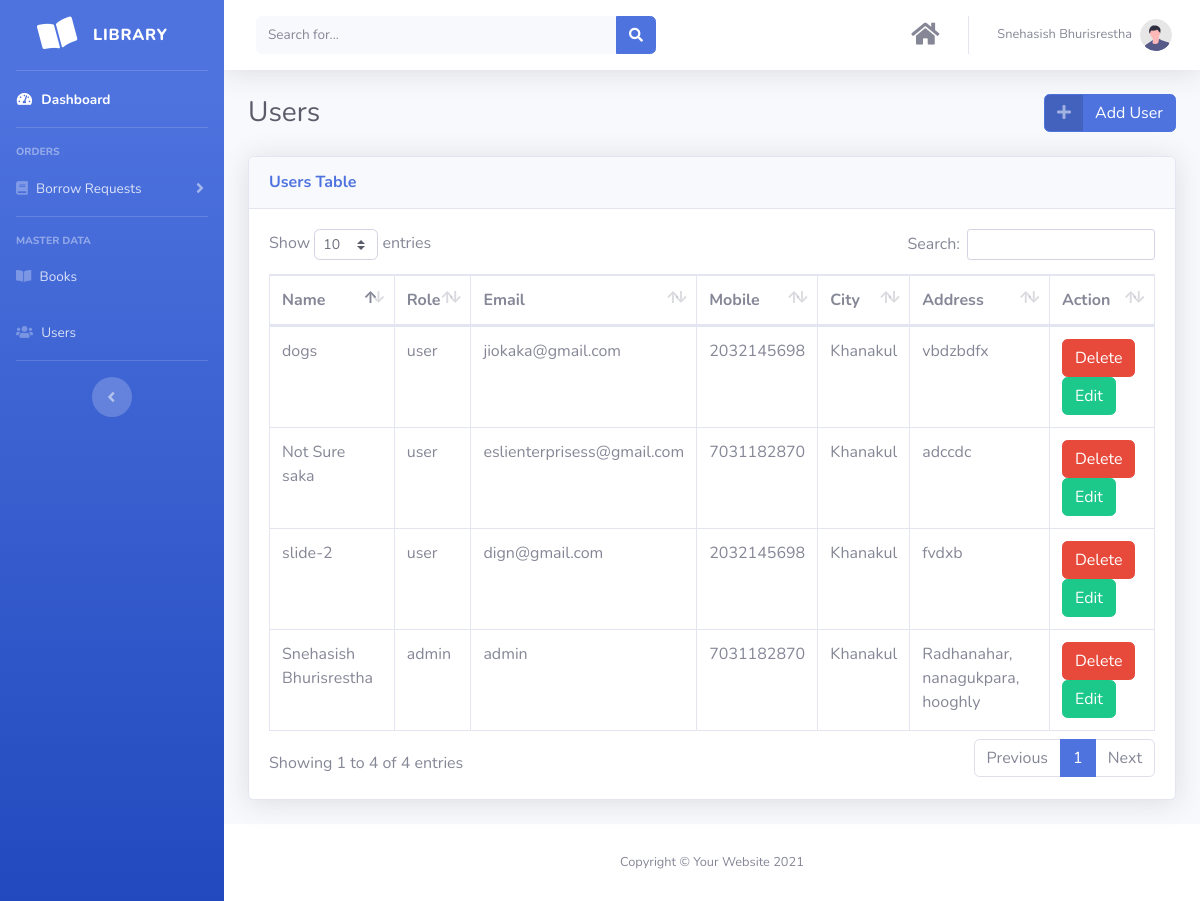
The page /admin/users.php (signed in) on the database its author committed.
### tables this page shows
CREATE TABLE `users` (
  `id` bigint(20) UNSIGNED NOT NULL,
  `name` varchar(255) DEFAULT NULL,
  `role` varchar(20) DEFAULT NULL,
  `email` varchar(255) DEFAULT NULL,
  `password` varchar(255) DEFAULT NULL,
  `mobile` varchar(255) DEFAULT NULL,
  `city` varchar(255) DEFAULT NULL,
  `address` varchar(255) DEFAULT NULL,
  `created_at` timestamp NOT NULL DEFAULT current_timestamp()
);

### admin/users.php (the view)
<?php
    include('../db_connect.php');
    include('admin_includes/header.php');
?>
<body id="page-top">
    <div id="wrapper">
        <?php include('admin_includes/side_bar.php'); ?>
        <div id="content-wrapper" class="d-flex flex-column">
            <div id="content">
                <?php include('admin_includes/top_bar.php'); ?>
                <div class="container-fluid">
                <div class="d-sm-flex align-items-center justify-content-between mb-4">
                    <h1 class="h3 mb-0 text-gray-800">Users</h1>
                    <a href="add_user.php" class="btn btn-primary btn-icon-split">
                        <span class="icon text-white-50">
                            <i class="fas fa-plus"></i>
                        </span>
                        <span class="text">Add User</span>
                    </a>
                </div>
                <div class="card shadow mb-4">
                    <div class="card-header py-3">
                        <h6 class="m-0 font-weight-bold text-primary">Users Table</h6>
                    </div>
                    <div class="card-body">
                        <div class="table-responsive">
                            <table class="table table-bordered" id="dataTable" width="100%" cellspacing="0">
                                <thead>
                                    <tr>
                                        <th>Name</th>
                                        <th>Role</th>
                                        <th>Email</th>
                                        <th>Mobile</th>
                                        <th>City</th>
                                        <th>Address</th>
                                        <th>Action</th>
                                    </tr>
                                </thead>
                                <tbody>
                                <?php
                                    $q = "SELECT * FROM users ";
                                    $res = $conn->query($q);
                                    while ($row = $res->fetch_assoc()) {
                                    ?>
                                    <tr>
                                        <td><?php echo $row['name']; ?></td>
                                        <td><?php echo $row['role']; ?></td>
                                        <td><?php echo $row['email']; ?></td>
                                        <td><?php echo $row['mobile']; ?></td>
                                        <td><?php echo $row['city']; ?></td>
                                        <td><?php echo $row['address']; ?></td>
                                        <td>
                                            <a class="btn btn-danger" onclick = "confirm('Are you sure?')" href="delete_user.php?id=<?php echo $row['id']; ?>">Delete</a>
                                            <a class="btn btn-success" href="edit_user.php?id=<?php echo $row['id'];?>">Edit</a>
                                        </td>
                                    </tr>
                                    <?php
                                    }
                                ?>
                                </tbody>
                            </table>
                        </div>
                    </div>
                </div>
                </div>
                </div>
            <?php include('admin_includes/footer.php'); ?>

### rows shown on the page
users: name "Snehasish Bhurisrestha", role "admin", email "admin", mobile "7031182870", city "Khanakul", address "Radhanahar, nanagukpara, hooghly"
users: name "Not Sure saka", role "user", email "eslienterprisess@gmail.com", mobile "7031182870", city "Khanakul", address "adccdc"
users: name "slide-2", role "user", email "dign@gmail.com", mobile "2032145698", city "Khanakul", address "fvdxb"
users: name "dogs", role "user", email "jiokaka@gmail.com", mobile "2032145698", city "Khanakul", address "vbdzbdfx"

### other values the page prints
$_SESSION['name'] "Snehasish Bhurisrestha"
